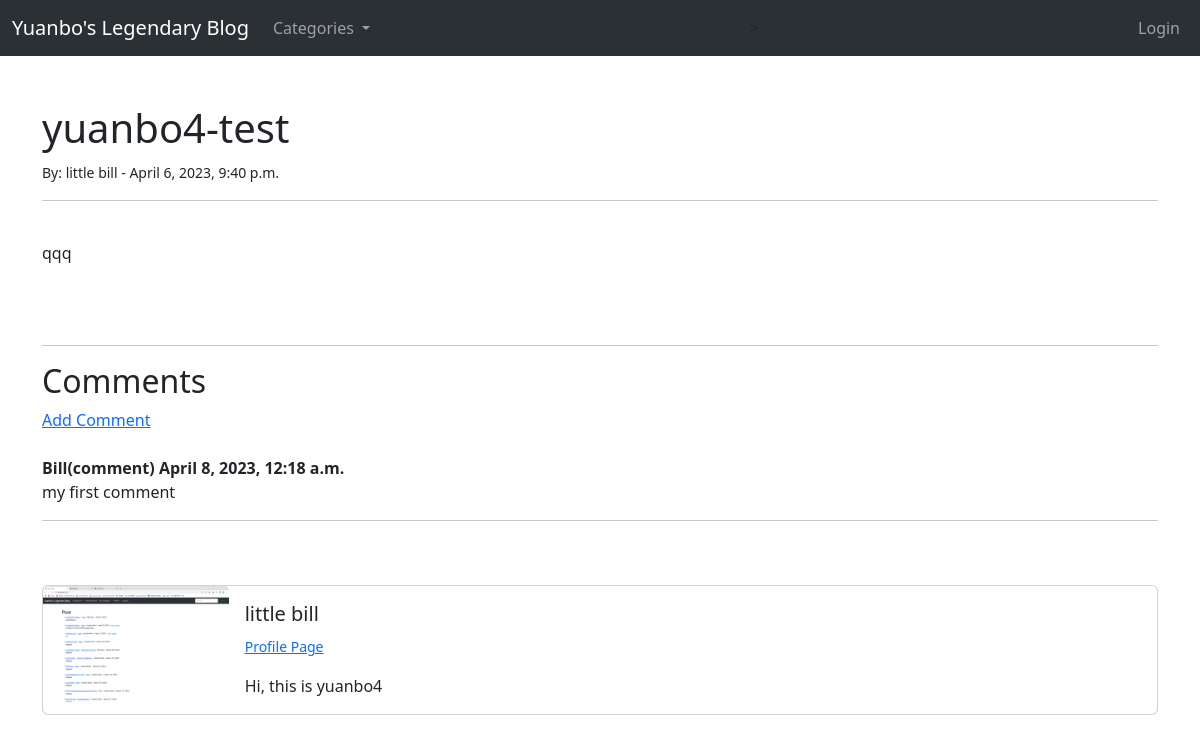
The page /article/38 on the database as committed earlier.
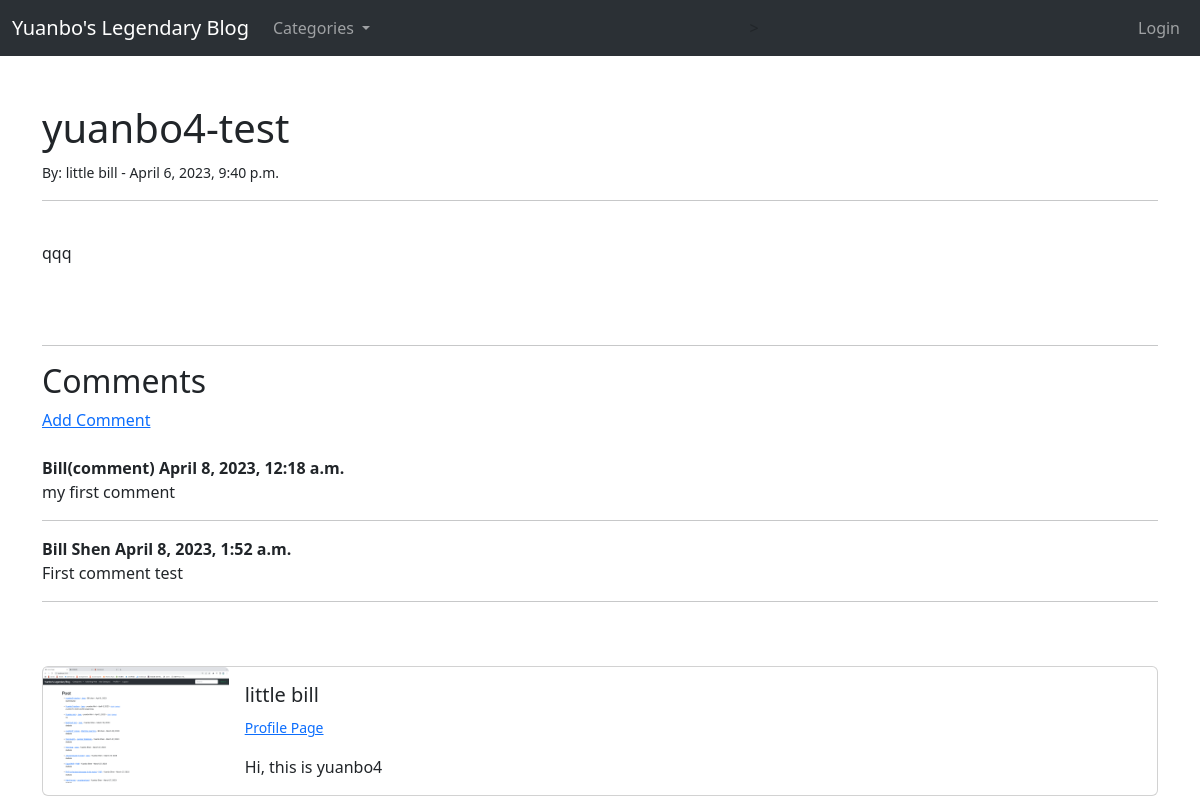
The same page on the database as committed later.
### blogproject/models.py (models this page shows, shortened)
class Post(models.Model):
    title = models.CharField(max_length=255)
    header_image = models.ImageField(null = True, blank= True, upload_to="images/")
    author = models.ForeignKey(User, on_delete=models.CASCADE)
    body = RichTextField(blank=True, null=True)
    post_date = models.DateField(auto_now_add=True)
    post_time = models.DateTimeField(auto_now_add=True)
    category = models.CharField(max_length = 255, default= "uncategorized")
    snippet = models.CharField(max_length = 255)
    like = models.ManyToManyField(User, related_name='blog_posts')

class Comment(models.Model):
    post = models.ForeignKey(Post, related_name = "comments", on_delete = models.CASCADE)
    name = models.CharField(max_length=255)
    body = models.TextField()
    date_added = models.DateTimeField(auto_now_add=True)

class Profile(models.Model):
    user = models.OneToOneField(User, null=True, on_delete=models.CASCADE)
    bio = models.TextField()
    profile_pic = models.ImageField(null = True, blank= True, upload_to="images/profile")
    instagram_url = models.CharField(max_length=255, null = True, blank= True) # instagram
    facebook_url = models.CharField(max_length=255, null = True, blank= True) # facebook
    github_url = models.CharField(max_length=255, null = True, blank= True) # github

### blogproject/views.py (the view)
# urls.py: path('article/<int:pk>', ArticleDetailView.as_view(), name = 'article-detail'),
class ArticleDetailView(DetailView):
    model = Post
    template_name = 'article_details.html'
    def get_context_data(self, *args, **kwargs):
        cat_menu = Category.objects.all()
        context = super(DetailView, self).get_context_data(*args, **kwargs)
        context['cat_menu'] = cat_menu
        return context

### blogproject/models.py (called while the page is built)
    def __str__(self):
        return self.name

### blogproject/templates/article_details.html (shortened to what this page needs)
{% extends 'base.html' %}
{% load static %}
{% block content %}
<h1>
    {{ post.title }}
</h1>
<small>
    By: {{ post.author.first_name }} {{ post.author.last_name }} - {{post.post_time}}
</small>
<br/>
<hr>
<br/>
{{ post.body | safe}}
<br/><br/>
<hr>
<h2>Comments</h2>
{% if not post.comments.all %}
  No comments yet...<a href = "{% url 'add-comment' post.pk %}">
    Add one</a>
{% else %}
  <a href = "{% url 'add-comment' post.pk %}"> Add Comment</a>
  <br/><br/>
  {% for comment in post.comments.all %}
    <strong>
      {{comment.name}}
      {{comment.date_added}}
    </strong>
    <br/>
    {{ comment.body }}
    <br/>
    <hr>
  {% endfor %}
{% endif %}
<br/><br/>
<div class="card mb-3" >
    <div class="row g-0">
      <div class="col-md-2">
        {% if post.author.profile.profile_pic %}
          <img src="{{ post.author.profile.profile_pic.url }}" class="card-img">
        {% else %}
          <img src="{% static 'blogproject/images/default_profile_pic.jpeg' %}" class="card-img">
        {% endif %}
      </div>
      <div class="col-md-10">
        <div class="card-body">
          <h5 class="card-title">{{ post.author.first_name }} {{ post.author.last_name }} </h5>
          <p class="card-text"><small class="text-body-secondary">
            {% if post.author.profile %}
              <a href = "{% url 'profile-page' post.author.profile.id %}">Profile Page</a>
            {% endif %}
        </small></p>
          <p class="card-text">{{ post.author.profile.bio }}</p>
        </div>
      </div>
    </div>
  </div>
{% endblock %}

### blogproject/templates/base.html (shortened to what this page needs)
<!doctype html>
<html lang="en">
  <head>
    <link href="https://cdn.jsdelivr.net/npm/bootstrap@5.3.0-alpha1/dist/css/bootstrap.min.css" rel="stylesheet">
  </head>
  <body>
    <nav class="navbar navbar-expand-lg bg-body-tertiary" class="navbar bg-dark" data-bs-theme="dark">
      <div class="container-fluid">
        <a class="navbar-brand" href=" {% url 'home' %} ">Yuanbo's Legendary Blog</a>
        <div class="collapse navbar-collapse" id="navbarSupportedContent">
          <ul class="navbar-nav me-auto mb-2 mb-lg-0">
        {% if cat_menu %}
          <li class="nav-item dropdown">
            <a class="nav-link dropdown-toggle" href="#" role="button" data-bs-toggle="dropdown" aria-expanded="false">
              Categories
            </a>
          </li>
        {% else %}
          <li class="nav-item">
            <a class="nav-link" href="{% url 'category-list' %}">Categories</a>
          </li>
        {% endif %}
          </ul>
          <ul class="navbar-nav ms-auto mb-2 mb-lg-0">
            {% if user.is_authenticated %}
              <li class="nav-item">
                <a class="nav-link" href="  {% url 'logout' %}">Logout</a>
              </li>
            {% else %}
              <li class="nav-item">
                <a class="nav-link" href="  {% url 'login' %}">Login</a>
              </li>
            {% endif %}
          </ul>
        </div>
      </div>
    </nav>
    <br><br>
    <div class = 'container'>
        {% block content %}
    {% endblock %}
    </div>
  </body>
</html>

Rows that differ between the two databases and show on the page:
added Comment: name "Bill Shen", date_added "April 8, 2023, 1:52 a.m.", body "First comment test"
